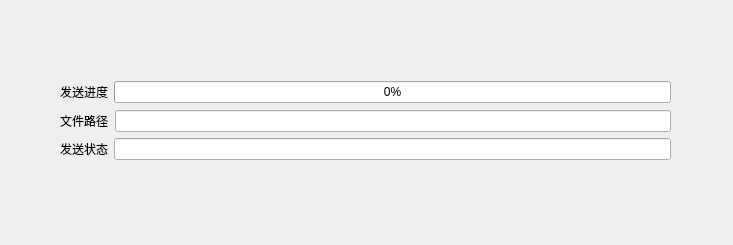
<?xml version="1.0" encoding="UTF-8"?>
<ui version="4.0">
 <class>Formstatus</class>
 <widget class="QWidget" name="Formstatus">
  <property name="geometry">
   <rect>
    <x>0</x>
    <y>0</y>
    <width>733</width>
    <height>245</height>
   </rect>
  </property>
  <property name="windowTitle">
   <string>Form</string>
  </property>
  <widget class="QWidget" name="layoutWidget">
   <property name="geometry">
    <rect>
     <x>60</x>
     <y>80</y>
     <width>611</width>
     <height>82</height>
    </rect>
   </property>
   <layout class="QVBoxLayout" name="verticalLayout_2">
    <item>
     <layout class="QHBoxLayout" name="horizontalLayout">
      <item>
       <widget class="QLabel" name="label">
        <property name="text">
         <string>发送进度</string>
        </property>
       </widget>
      </item>
      <item>
       <widget class="QProgressBar" name="pbarSendData">
        <property name="value">
         <number>0</number>
        </property>
       </widget>
      </item>
     </layout>
    </item>
    <item>
     <layout class="QVBoxLayout" name="verticalLayout">
      <item>
       <layout class="QHBoxLayout" name="horizontalLayout_2">
        <item>
         <widget class="QLabel" name="label_2">
          <property name="text">
           <string>文件路径</string>
          </property>
         </widget>
        </item>
        <item>
         <widget class="QLineEdit" name="txtSendFile"/>
        </item>
       </layout>
      </item>
      <item>
       <layout class="QHBoxLayout" name="horizontalLayout_3">
        <item>
         <widget class="QLabel" name="label_3">
          <property name="text">
           <string>发送状态</string>
          </property>
         </widget>
        </item>
        <item>
         <widget class="QLineEdit" name="txtSendStatus"/>
        </item>
       </layout>
      </item>
     </layout>
    </item>
   </layout>
  </widget>
 </widget>
 <resources/>
 <connections/>
</ui>
